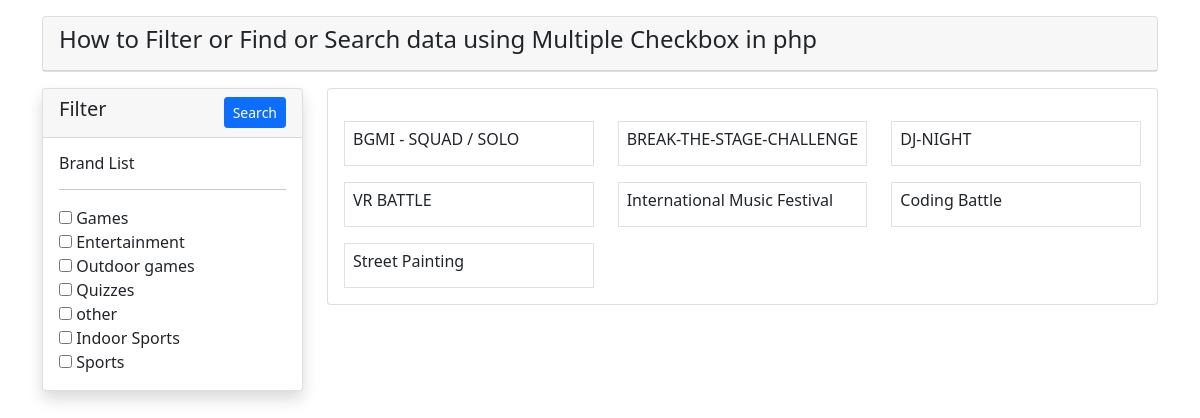
The page /event_heads/FILTER.PHP on the database its author committed.
### tables this page shows
CREATE TABLE `filter_tags` (
  `ID` int NOT NULL,
  `category_name` varchar(50) NOT NULL
);

CREATE TABLE `event_details` (
  `ID` int NOT NULL,
  `EVENT_NAME` varchar(255) NOT NULL,
  `SUB_EVENT_NAME` varchar(255) NOT NULL,
  `unique_email` varchar(255) NOT NULL,
  `CATEGORY` varchar(50) DEFAULT NULL,
  `COLLEGE_NAME` varchar(255) NOT NULL,
  `PLACE` varchar(255) NOT NULL,
  `TIME` datetime(6) NOT NULL,
  `EVENT_HEAD_NAME` varchar(255) NOT NULL,
  `DESCRIPTION` varchar(255) DEFAULT NULL,
  `THUMBNAIL` varchar(255) NOT NULL,
  `CURRENT_STAMP` timestamp NOT NULL DEFAULT CURRENT_TIMESTAMP
);

### event_heads/FILTER.PHP (the view, shortened to what this page needs)
<!DOCTYPE html>
<html lang="en">
<head>
    <link href="https://cdn.jsdelivr.net/npm/bootstrap@5.0.0-beta1/dist/css/bootstrap.min.css" rel="stylesheet">
</head>
<body>
    <div class="container">
        <div class="row">
            <div class="col-md-12">
                <div class="card mt-3">
                    <div class="card-header">
                        <h4>How to Filter or Find or Search data using Multiple Checkbox in php</h4>
                    </div>
                </div>
            </div>
            <div class="col-md-3">
                <form action="" method="GET">
                    <div class="card shadow mt-3">
                        <div class="card-header">
                            <h5>Filter
                                <button type="submit" class="btn btn-primary btn-sm float-end">Search</button>
                            </h5>
                        </div>
                        <div class="card-body">
                            <h6>Brand List</h6>
                            <hr>
                            <?php
                                $brand_query = "SELECT * FROM `filter_tags`";
                                $brand_query_run  = mysqli_query($link, $brand_query);
                                if(mysqli_num_rows($brand_query_run) > 0)
                                {
                                    foreach($brand_query_run as $brandlist)
                                    {
                                        $checked = [];
                                        ?>
                                            <div>
                                                <input type="checkbox" name="brands[]" value="<?= $brandlist['ID']; ?>"
                                                    <?php if(in_array($brandlist['ID'], $checked)){ echo "checked"; } ?>
                                                 />
                                                <?php echo $brandlist['category_name']; ?>
                                            </div>
                                        <?php
                                    }
                                }
                                else
                                {
                                    echo "No Brands Found";
                                }
                            ?>
                        </div>
                    </div>
                </form>
            </div>
            <div class="col-md-9 mt-3">
                <div class="card ">
                    <div class="card-body row">
                        <?php
                            if(isset($_GET['brands']))
                            {
                                $branchecked = [];
                                $branchecked = $_GET['brands'];
                                foreach($branchecked as $rowbrand)
                                {
                                    $products = "SELECT * FROM event_details WHERE CATEGORY IN ($rowbrand)";
                                    $products_run = mysqli_query($link, $products);
                                    if(mysqli_num_rows($products_run) > 0)
                                    {
                                        foreach($products_run as $proditems) :
                                            ?>
                                                <div class="col-md-4 mt-3">
                                                    <div class="border p-2">
                                                        <h6><?= $proditems['SUB_EVENT_NAME']; ?></h6>
                                                    </div>
                                                </div>
                                            <?php
                                        endforeach;
                                    }
                                }
                            }
                            else
                            {
                                $products = "SELECT * FROM event_details";
                                $products_run = mysqli_query($link, $products);
                                if(mysqli_num_rows($products_run) > 0)
                                {
                                    foreach($products_run as $proditems) :
                                        ?>
                                            <div class="col-md-4 mt-3">
                                                <div class="border p-2">
                                                    <h6><?= $proditems['SUB_EVENT_NAME']; ?></h6>
                                                </div>
                                            </div>
                                        <?php
                                    endforeach;
                                }
                                else
                                {
                                    echo "No Items Found";
                                }
                            }
                        ?>
                    </div>
                </div>
            </div>
        </div>
    </div>
</body>
</html>

### rows shown on the page
filter_tags: category_name "Games"
filter_tags: category_name "Entertainment"
filter_tags: category_name "Outdoor games"
filter_tags: category_name "Quizzes"
filter_tags: category_name "other"
filter_tags: category_name "Indoor Sports"
filter_tags: category_name "Sports"
event_details: SUB_EVENT_NAME "BGMI - SQUAD / SOLO"
event_details: SUB_EVENT_NAME "BREAK-THE-STAGE-CHALLENGE"
event_details: SUB_EVENT_NAME "DJ-NIGHT"
event_details: SUB_EVENT_NAME "VR BATTLE"
event_details: SUB_EVENT_NAME "International Music Festival"
event_details: SUB_EVENT_NAME "Coding Battle"
event_details: SUB_EVENT_NAME "Street Painting"
